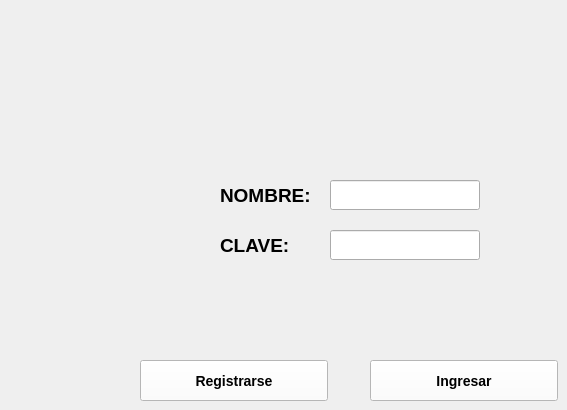
  <widget class="QWidget" name="centralwidget">
   <widget class="QPushButton" name="nuevoUsuario">
    <property name="geometry">
     <rect>
      <x>140</x>
      <y>360</y>
      <width>188</width>
      <height>41</height>
     </rect>
    </property>
    <property name="minimumSize">
     <size>
      <width>188</width>
      <height>41</height>
     </size>
    </property>
    <property name="palette">
     <palette>
      <active>
       <colorrole role="WindowText">
        <brush brushstyle="SolidPattern">
         <color alpha="255">
          <red>0</red>
          <green>0</green>
          <blue>0</blue>
         </color>
        </brush>
       </colorrole>
       <colorrole role="Button">
        <brush brushstyle="SolidPattern">
         <color alpha="255">
          <red>255</red>
          <green>255</green>
          <blue>255</blue>
         </color>
        </brush>
       </colorrole>
       <colorrole role="Light">
        <brush brushstyle="SolidPattern">
         <color alpha="255">
          <red>255</red>
          <green>0</green>
          <blue>0</blue>
         </color>
        </brush>
       </colorrole>
       <colorrole role="Midlight">
        <brush brushstyle="SolidPattern">
         <color alpha="255">
          <red>212</red>
          <green>0</green>
          <blue>0</blue>
         </color>
        </brush>
       </colorrole>
       <colorrole role="Dark">
        <brush brushstyle="SolidPattern">
         <color alpha="255">
          <red>85</red>
          <green>0</green>
          <blue>0</blue>
         </color>
        </brush>
       </colorrole>
       <colorrole role="Mid">
        <brush brushstyle="SolidPattern">
         <color alpha="255">
          <red>113</red>
          <green>0</green>
          <blue>0</blue>
         </color>
        </brush>
       </colorrole>
       <colorrole role="Text">
        <brush brushstyle="SolidPattern">
         <color alpha="255">
          <red>0</red>
          <green>0</green>
          <blue>0</blue>
         </color>
        </brush>
       </colorrole>
       <colorrole role="BrightText">
        <brush brushstyle="SolidPattern">
         <color alpha="255">
          <red>255</red>
          <green>255</green>
          <blue>255</blue>
         </color>
        </brush>
       </colorrole>
       <colorrole role="ButtonText">
        <brush brushstyle="SolidPattern">
         <color alpha="255">
          <red>0</red>
          <green>0</green>
          <blue>0</blue>
         </color>
        </brush>
       </colorrole>
       <colorrole role="Base">
        <brush brushstyle="SolidPattern">
         <color alpha="255">
          <red>255</red>
          <green>255</green>
          <blue>255</blue>
         </color>
        </brush>
       </colorrole>
       <colorrole role="Window">
        <brush brushstyle="SolidPattern">
         <color alpha="255">
          <red>255</red>
          <green>255</green>
          <blue>255</blue>
         </color>
        </brush>
       </colorrole>
       <colorrole role="Shadow">
        <brush brushstyle="SolidPattern">
         <color alpha="255">
          <red>0</red>
          <green>0</green>
          <blue>0</blue>
         </color>
        </brush>
       </colorrole>
       <colorrole role="AlternateBase">
        <brush brushstyle="SolidPattern">
         <color alpha="255">
          <red>212</red>
          <green>127</green>
          <blue>127</blue>
         </color>
        </brush>
       </colorrole>
       <colorrole role="ToolTipBase">
        <brush brushstyle="SolidPattern">
         <color alpha="255">
          <red>255</red>
          <green>255</green>
          <blue>220</blue>
         </color>
        </brush>
       </colorrole>
       <colorrole role="ToolTipText">
        <brush brushstyle="SolidPattern">
         <color alpha="255">
          <red>0</red>
          <green>0</green>
          <blue>0</blue>
         </color>
        </brush>
       </colorrole>
       <colorrole role="PlaceholderText">
        <brush brushstyle="SolidPattern">
         <color alpha="128">
          <red>0</red>
          <green>0</green>
          <blue>0</blue>
         </color>
        </brush>
       </colorrole>
      </active>
      <inactive>
       <colorrole role="WindowText">
        <brush brushstyle="SolidPattern">
         <color alpha="255">
          <red>0</red>
          <green>0</green>
          <blue>0</blue>
         </color>
        </brush>
       </colorrole>
       <colorrole role="Button">
        <brush brushstyle="SolidPattern">
         <color alpha="255">
          <red>255</red>
          <green>255</green>
          <blue>255</blue>
         </color>
        </brush>
       </colorrole>
       <colorrole role="Light">
        <brush brushstyle="SolidPattern">
         <color alpha="255">
          <red>255</red>
          <green>0</green>
          <blue>0</blue>
         </color>
        </brush>
       </colorrole>
       <colorrole role="Midlight">
        <brush brushstyle="SolidPattern">
         <color alpha="255">
          <red>212</red>
          <green>0</green>
          <blue>0</blue>
         </color>
        </brush>
       </colorrole>
       <colorrole role="Dark">
        <brush brushstyle="SolidPattern">
         <color alpha="255">
          <red>85</red>
          <green>0</green>
          <blue>0</blue>
         </color>
        </brush>
       </colorrole>
       <colorrole role="Mid">
        <brush brushstyle="SolidPattern">
         <color alpha="255">
          <red>113</red>
          <green>0</green>
          <blue>0</blue>
         </color>
        </brush>
       </colorrole>
       <colorrole role="Text">
        <brush brushstyle="SolidPattern">
         <color alpha="255">
          <red>0</red>
          <green>0</green>
          <blue>0</blue>
         </color>
        </brush>
       </colorrole>
       <colorrole role="BrightText">
        <brush brushstyle="SolidPattern">
         <color alpha="255">
          <red>255</red>
          <green>255</green>
          <blue>255</blue>
         </color>
        </brush>
       </colorrole>
       <colorrole role="ButtonText">
        <brush brushstyle="SolidPattern">
         <color alpha="255">
          <red>0</red>
          <green>0</green>
          <blue>0</blue>
         </color>
        </brush>
       </colorrole>
       <colorrole role="Base">
        <brush brushstyle="SolidPattern">
         <color alpha="255">
          <red>255</red>
          <green>255</green>
          <blue>255</blue>
         </color>
        </brush>
       </colorrole>
       <colorrole role="Window">
        <brush brushstyle="SolidPattern">
         <color alpha="255">
          <red>255</red>
          <green>255</green>
          <blue>255</blue>
         </color>
        </brush>
       </colorrole>
       <colorrole role="Shadow">
        <brush brushstyle="SolidPattern">
         <color alpha="255">
          <red>0</red>
          <green>0</green>
          <blue>0</blue>
         </color>
        </brush>
       </colorrole>
       <colorrole role="AlternateBase">
        <brush brushstyle="SolidPattern">
         <color alpha="255">
          <red>212</red>
          <green>127</green>
          <blue>127</blue>
         </color>
        </brush>
       </colorrole>
       <colorrole role="ToolTipBase">
        <brush brushstyle="SolidPattern">
         <color alpha="255">
          <red>255</red>
          <green>255</green>
          <blue>220</blue>
         </color>
        </brush>
       </colorrole>
       <colorrole role="ToolTipText">
        <brush brushstyle="SolidPattern">
         <color alpha="255">
          <red>0</red>
          <green>0</green>
          <blue>0</blue>
         </color>
        </brush>
       </colorrole>
       <colorrole role="PlaceholderText">
        <brush brushstyle="SolidPattern">
         <color alpha="128">
          <red>0</red>
          <green>0</green>
          <blue>0</blue>
         </color>
        </brush>
       </colorrole>
      </inactive>
      <disabled>
       <colorrole role="WindowText">
        <brush brushstyle="SolidPattern">
         <color alpha="255">
          <red>85</red>
          <green>0</green>
          <blue>0</blue>
         </color>
        </brush>
       </colorrole>
       <colorrole role="Button">
        <brush brushstyle="SolidPattern">
         <color alpha="255">
          <red>255</red>
          <green>255</green>
          <blue>255</blue>
         </color>
        </brush>
       </colorrole>
       <colorrole role="Light">
        <brush brushstyle="SolidPattern">
         <color alpha="255">
          <red>255</red>
          <green>0</green>
          <blue>0</blue>
         </color>
        </brush>
       </colorrole>
       <colorrole role="Midlight">
        <brush brushstyle="SolidPattern">
         <color alpha="255">
          <red>212</red>
          <green>0</green>
          <blue>0</blue>
         </color>
        </brush>
       </colorrole>
       <colorrole role="Dark">
        <brush brushstyle="SolidPattern">
         <color alpha="255">
          <red>85</red>
          <green>0</green>
          <blue>0</blue>
         </color>
        </brush>
       </colorrole>
       <colorrole role="Mid">
        <brush brushstyle="SolidPattern">
         <color alpha="255">
          <red>113</red>
          <green>0</green>
          <blue>0</blue>
         </color>
        </brush>
       </colorrole>
       <colorrole role="Text">
        <brush brushstyle="SolidPattern">
         <color alpha="255">
          <red>85</red>
          <green>0</green>
          <blue>0</blue>
         </color>
        </brush>
       </colorrole>
       <colorrole role="BrightText">
        <brush brushstyle="SolidPattern">
         <color alpha="255">
          <red>255</red>
          <green>255</green>
          <blue>255</blue>
         </color>
        </brush>
       </colorrole>
       <colorrole role="ButtonText">
        <brush brushstyle="SolidPattern">
         <color alpha="255">
          <red>85</red>
          <green>0</green>
          <blue>0</blue>
         </color>
        </brush>
       </colorrole>
       <colorrole role="Base">
        <brush brushstyle="SolidPattern">
         <color alpha="255">
          <red>255</red>
          <green>255</green>
          <blue>255</blue>
         </color>
        </brush>
       </colorrole>
       <colorrole role="Window">
        <brush brushstyle="SolidPattern">
         <color alpha="255">
          <red>255</red>
          <green>255</green>
          <blue>255</blue>
         </color>
        </brush>
       </colorrole>
       <colorrole role="Shadow">
        <brush brushstyle="SolidPattern">
         <color alpha="255">
          <red>0</red>
          <green>0</green>
          <blue>0</blue>
         </color>
        </brush>
       </colorrole>
       <colorrole role="AlternateBase">
        <brush brushstyle="SolidPattern">
         <color alpha="255">
          <red>170</red>
          <green>0</green>
          <blue>0</blue>
         </color>
        </brush>
       </colorrole>
       <colorrole role="ToolTipBase">
        <brush brushstyle="SolidPattern">
         <color alpha="255">
          <red>255</red>
          <green>255</green>
          <blue>220</blue>
         </color>
        </brush>
       </colorrole>
       <colorrole role="ToolTipText">
        <brush brushstyle="SolidPattern">
         <color alpha="255">
          <red>0</red>
          <green>0</green>
          <blue>0</blue>
         </color>
        </brush>
       </colorrole>
       <colorrole role="PlaceholderText">
        <brush brushstyle="SolidPattern">
         <color alpha="128">
          <red>0</red>
          <green>0</green>
          <blue>0</blue>
         </color>
        </brush>
       </colorrole>
      </disabled>
     </palette>
    </property>
    <property name="font">
     <font>
      <pointsize>-1</pointsize>
      <weight>75</weight>
      <italic>false</italic>
      <bold>true</bold>
     </font>
    </property>
    <property name="styleSheet">
     <string notr="true">QPushButton {
	background-color: white;
	border-width: 3px;
    border-color: beige;
    font: bold 14px;
    min-width: 10em;
    padding: 6px;
}</string>
    </property>
    <property name="text">
     <string>Registrarse</string>
    </property>
   </widget>
   <widget class="QPushButton" name="existeUsuario">
    <property name="geometry">
     <rect>
      <x>370</x>
      <y>360</y>
      <width>188</width>
      <height>41</height>
     </rect>
    </property>
    <property name="minimumSize">
     <size>
      <width>188</width>
      <height>41</height>
     </size>
    </property>
    <property name="palette">
     <palette>
      <active>
       <colorrole role="WindowText">
        <brush brushstyle="SolidPattern">
         <color alpha="255">
          <red>0</red>
          <green>0</green>
          <blue>0</blue>
         </color>
        </brush>
       </colorrole>
       <colorrole role="Button">
        <brush brushstyle="SolidPattern">
         <color alpha="255">
          <red>255</red>
          <green>255</green>
          <blue>255</blue>
         </color>
        </brush>
       </colorrole>
       <colorrole role="Light">
        <brush brushstyle="SolidPattern">
         <color alpha="255">
          <red>255</red>
          <green>0</green>
          <blue>0</blue>
         </color>
        </brush>
       </colorrole>
       <colorrole role="Midlight">
        <brush brushstyle="SolidPattern">
         <color alpha="255">
          <red>212</red>
          <green>0</green>
          <blue>0</blue>
         </color>
        </brush>
       </colorrole>
       <colorrole role="Dark">
        <brush brushstyle="SolidPattern">
         <color alpha="255">
          <red>85</red>
          <green>0</green>
          <blue>0</blue>
         </color>
        </brush>
       </colorrole>
       <colorrole role="Mid">
        <brush brushstyle="SolidPattern">
         <color alpha="255">
          <red>113</red>
          <green>0</green>
          <blue>0</blue>
         </color>
        </brush>
       </colorrole>
       <colorrole role="Text">
        <brush brushstyle="SolidPattern">
         <color alpha="255">
          <red>0</red>
          <green>0</green>
          <blue>0</blue>
         </color>
        </brush>
       </colorrole>
       <colorrole role="BrightText">
        <brush brushstyle="SolidPattern">
         <color alpha="255">
          <red>255</red>
          <green>255</green>
          <blue>255</blue>
         </color>
        </brush>
       </colorrole>
       <colorrole role="ButtonText">
        <brush brushstyle="SolidPattern">
         <color alpha="255">
          <red>0</red>
          <green>0</green>
          <blue>0</blue>
         </color>
        </brush>
       </colorrole>
       <colorrole role="Base">
        <brush brushstyle="SolidPattern">
         <color alpha="255">
          <red>255</red>
          <green>255</green>
          <blue>255</blue>
         </color>
        </brush>
       </colorrole>
       <colorrole role="Window">
        <brush brushstyle="SolidPattern">
         <color alpha="255">
          <red>255</red>
          <green>255</green>
          <blue>255</blue>
         </color>
        </brush>
       </colorrole>
       <colorrole role="Shadow">
        <brush brushstyle="SolidPattern">
         <color alpha="255">
          <red>0</red>
          <green>0</green>
          <blue>0</blue>
         </color>
        </brush>
       </colorrole>
       <colorrole role="AlternateBase">
        <brush brushstyle="SolidPattern">
         <color alpha="255">
          <red>212</red>
          <green>127</green>
          <blue>127</blue>
         </color>
        </brush>
       </colorrole>
       <colorrole role="ToolTipBase">
        <brush brushstyle="SolidPattern">
         <color alpha="255">
          <red>255</red>
          <green>255</green>
          <blue>220</blue>
         </color>
        </brush>
       </colorrole>
       <colorrole role="ToolTipText">
        <brush brushstyle="SolidPattern">
         <color alpha="255">
          <red>0</red>
          <green>0</green>
          <blue>0</blue>
         </color>
        </brush>
       </colorrole>
       <colorrole role="PlaceholderText">
        <brush brushstyle="SolidPattern">
         <color alpha="128">
          <red>0</red>
          <green>0</green>
          <blue>0</blue>
         </color>
        </brush>
       </colorrole>
      </active>
      <inactive>
       <colorrole role="WindowText">
        <brush brushstyle="SolidPattern">
         <color alpha="255">
          <red>0</red>
          <green>0</green>
          <blue>0</blue>
         </color>
        </brush>
       </colorrole>
       <colorrole role="Button">
        <brush brushstyle="SolidPattern">
         <color alpha="255">
          <red>255</red>
          <green>255</green>
          <blue>255</blue>
         </color>
        </brush>
       </colorrole>
       <colorrole role="Light">
        <brush brushstyle="SolidPattern">
         <color alpha="255">
          <red>255</red>
          <green>0</green>
          <blue>0</blue>
         </color>
        </brush>
       </colorrole>
       <colorrole role="Midlight">
        <brush brushstyle="SolidPattern">
         <color alpha="255">
          <red>212</red>
          <green>0</green>
          <blue>0</blue>
         </color>
        </brush>
       </colorrole>
       <colorrole role="Dark">
        <brush brushstyle="SolidPattern">
         <color alpha="255">
          <red>85</red>
          <green>0</green>
          <blue>0</blue>
         </color>
        </brush>
       </colorrole>
       <colorrole role="Mid">
        <brush brushstyle="SolidPattern">
         <color alpha="255">
          <red>113</red>
          <green>0</green>
          <blue>0</blue>
         </color>
        </brush>
       </colorrole>
       <colorrole role="Text">
        <brush brushstyle="SolidPattern">
         <color alpha="255">
          <red>0</red>
          <green>0</green>
          <blue>0</blue>
         </color>
        </brush>
       </colorrole>
       <colorrole role="BrightText">
        <brush brushstyle="SolidPattern">
         <color alpha="255">
          <red>255</red>
          <green>255</green>
          <blue>255</blue>
         </color>
        </brush>
       </colorrole>
       <colorrole role="ButtonText">
        <brush brushstyle="SolidPattern">
         <color alpha="255">
          <red>0</red>
          <green>0</green>
          <blue>0</blue>
         </color>
        </brush>
       </colorrole>
       <colorrole role="Base">
        <brush brushstyle="SolidPattern">
         <color alpha="255">
          <red>255</red>
          <green>255</green>
          <blue>255</blue>
         </color>
        </brush>
       </colorrole>
       <colorrole role="Window">
        <brush brushstyle="SolidPattern">
         <color alpha="255">
          <red>255</red>
          <green>255</green>
          <blue>255</blue>
         </color>
        </brush>
       </colorrole>
       <colorrole role="Shadow">
        <brush brushstyle="SolidPattern">
         <color alpha="255">
          <red>0</red>
          <green>0</green>
          <blue>0</blue>
         </color>
        </brush>
       </colorrole>
       <colorrole role="AlternateBase">
        <brush brushstyle="SolidPattern">
         <color alpha="255">
          <red>212</red>
          <green>127</green>
          <blue>127</blue>
         </color>
        </brush>
       </colorrole>
       <colorrole role="ToolTipBase">
        <brush brushstyle="SolidPattern">
         <color alpha="255">
          <red>255</red>
          <green>255</green>
          <blue>220</blue>
         </color>
        </brush>
       </colorrole>
       <colorrole role="ToolTipText">
        <brush brushstyle="SolidPattern">
         <color alpha="255">
          <red>0</red>
          <green>0</green>
          <blue>0</blue>
         </color>
        </brush>
       </colorrole>
       <colorrole role="PlaceholderText">
        <brush brushstyle="SolidPattern">
         <color alpha="128">
          <red>0</red>
          <green>0</green>
          <blue>0</blue>
         </color>
        </brush>
       </colorrole>
      </inactive>
      <disabled>
       <colorrole role="WindowText">
        <brush brushstyle="SolidPattern">
         <color alpha="255">
          <red>85</red>
          <green>0</green>
          <blue>0</blue>
         </color>
        </brush>
       </colorrole>
       <colorrole role="Button">
        <brush brushstyle="SolidPattern">
         <color alpha="255">
          <red>255</red>
          <green>255</green>
          <blue>255</blue>
         </color>
        </brush>
       </colorrole>
       <colorrole role="Light">
        <brush brushstyle="SolidPattern">
         <color alpha="255">
          <red>255</red>
          <green>0</green>
          <blue>0</blue>
         </color>
        </brush>
       </colorrole>
       <colorrole role="Midlight">
        <brush brushstyle="SolidPattern">
         <color alpha="255">
          <red>212</red>
          <green>0</green>
          <blue>0</blue>
         </color>
        </brush>
       </colorrole>
       <colorrole role="Dark">
        <brush brushstyle="SolidPattern">
         <color alpha="255">
          <red>85</red>
          <green>0</green>
          <blue>0</blue>
         </color>
        </brush>
       </colorrole>
       <colorrole role="Mid">
        <brush brushstyle="SolidPattern">
         <color alpha="255">
          <red>113</red>
          <green>0</green>
          <blue>0</blue>
         </color>
        </brush>
       </colorrole>
       <colorrole role="Text">
        <brush brushstyle="SolidPattern">
         <color alpha="255">
          <red>85</red>
          <green>0</green>
          <blue>0</blue>
         </color>
        </brush>
       </colorrole>
       <colorrole role="BrightText">
        <brush brushstyle="SolidPattern">
         <color alpha="255">
          <red>255</red>
          <green>255</green>
          <blue>255</blue>
         </color>
        </brush>
       </colorrole>
       <colorrole role="ButtonText">
        <brush brushstyle="SolidPattern">
         <color alpha="255">
          <red>85</red>
          <green>0</green>
          <blue>0</blue>
         </color>
        </brush>
       </colorrole>
       <colorrole role="Base">
        <brush brushstyle="SolidPattern">
         <color alpha="255">
          <red>255</red>
          <green>255</green>
          <blue>255</blue>
         </color>
        </brush>
       </colorrole>
       <colorrole role="Window">
        <brush brushstyle="SolidPattern">
         <color alpha="255">
          <red>255</red>
          <green>255</green>
          <blue>255</blue>
         </color>
        </brush>
       </colorrole>
       <colorrole role="Shadow">
        <brush brushstyle="SolidPattern">
         <color alpha="255">
          <red>0</red>
          <green>0</green>
          <blue>0</blue>
         </color>
        </brush>
       </colorrole>
       <colorrole role="AlternateBase">
        <brush brushstyle="SolidPattern">
         <color alpha="255">
          <red>170</red>
          <green>0</green>
          <blue>0</blue>
         </color>
        </brush>
       </colorrole>
       <colorrole role="ToolTipBase">
        <brush brushstyle="SolidPattern">
         <color alpha="255">
          <red>255</red>
          <green>255</green>
          <blue>220</blue>
         </color>
        </brush>
       </colorrole>
       <colorrole role="ToolTipText">
        <brush brushstyle="SolidPattern">
         <color alpha="255">
          <red>0</red>
          <green>0</green>
          <blue>0</blue>
         </color>
        </brush>
       </colorrole>
       <colorrole role="PlaceholderText">
        <brush brushstyle="SolidPattern">
         <color alpha="128">
          <red>0</red>
          <green>0</green>
          <blue>0</blue>
         </color>
        </brush>
       </colorrole>
      </disabled>
     </palette>
    </property>
    <property name="font">
     <font>
      <pointsize>-1</pointsize>
      <weight>75</weight>
      <italic>false</italic>
      <bold>true</bold>
     </font>
    </property>
    <property name="styleSheet">
     <string notr="true">QPushButton {
	background-color: white;
	border-width: 3px;
    border-color: beige;
    font: bold 14px;
    min-width: 10em;
    padding: 6px;
}</string>
    </property>
    <property name="text">
     <string>Ingresar</string>
    </property>
   </widget>
   <widget class="QLabel" name="label">
    <property name="geometry">
     <rect>
      <x>220</x>
      <y>180</y>
      <width>101</width>
      <height>31</height>
     </rect>
    </property>
    <property name="font">
     <font>
      <pointsize>14</pointsize>
      <weight>75</weight>
      <bold>true</bold>
      <strikeout>false</strikeout>
     </font>
    </property>
    <property name="text">
     <string>NOMBRE:</string>
    </property>
   </widget>
   <widget class="QLabel" name="label_2">
    <property name="geometry">
     <rect>
      <x>220</x>
      <y>230</y>
      <width>101</width>
      <height>31</height>
     </rect>
    </property>
    <property name="font">
     <font>
      <pointsize>14</pointsize>
      <weight>75</weight>
      <bold>true</bold>
      <strikeout>false</strikeout>
     </font>
    </property>
    <property name="text">
     <string>CLAVE:</string>
    </property>
   </widget>
   <widget class="QLineEdit" name="name">
    <property name="geometry">
     <rect>
      <x>330</x>
      <y>180</y>
      <width>150</width>
      <height>30</height>
     </rect>
    </property>
   </widget>
   <widget class="QLineEdit" name="password">
    <property name="geometry">
     <rect>
      <x>330</x>
      <y>230</y>
      <width>150</width>
      <height>30</height>
     </rect>
    </property>
    <property name="echoMode">
     <enum>QLineEdit::Password</enum>
    </property>
   </widget>
  </widget>
